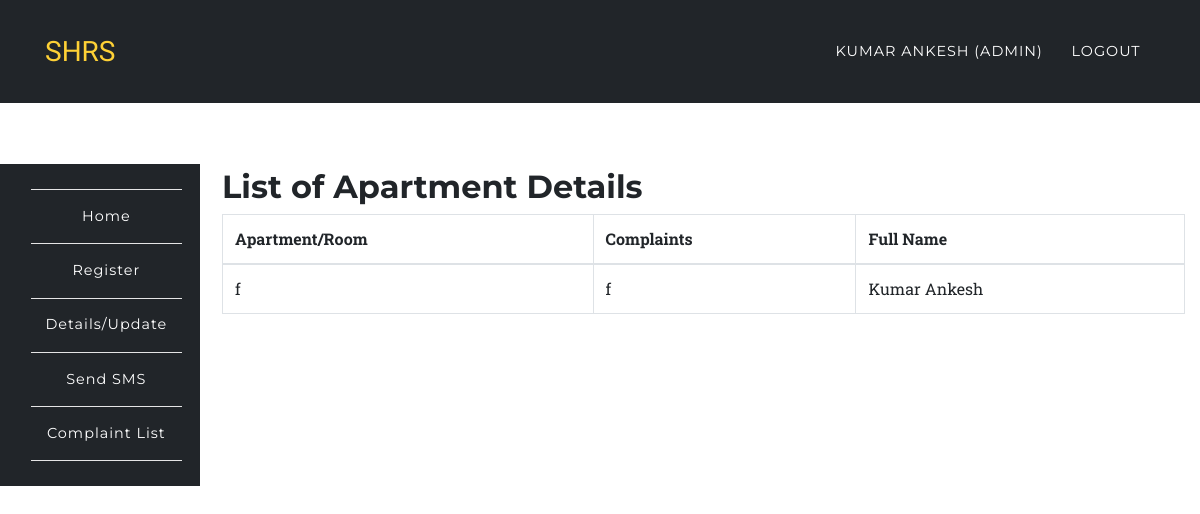
/app/cmplist.php (signed in), run on the app's committed database.
### tables this page shows
CREATE TABLE `cmps` (
  `id` int(11) NOT NULL,
  `name` varchar(100) DEFAULT NULL,
  `cmp` varchar(200) DEFAULT NULL,
  `username` varchar(200) DEFAULT NULL,
  `fullname` varchar(200) DEFAULT NULL
);

### app/cmplist.php (the view, shortened to what this page needs)
<?php
	require '../config/config.php';
		try {
			if($_SESSION['role'] == 'admin'){
				$stmt = $connect->prepare('SELECT * FROM cmps');
				$stmt->execute();
				$data = $stmt->fetchAll (PDO::FETCH_ASSOC);
			}
		}catch(PDOException $e) {
			$errMsg = $e->getMessage();
		}
?>
<?php include '../include/header.php';?>
	<nav class="navbar navbar-expand-lg navbar-dark fixed-top" style="background-color:#212529;" id="mainNav">
      <div class="container">
        <a class="navbar-brand js-scroll-trigger" href="../index.php">SHRS</a>
        <div class="collapse navbar-collapse" id="navbarResponsive">
          <ul class="navbar-nav text-uppercase ml-auto">
            <li class="nav-item">
              <a class="nav-link" href="#"><?php echo $_SESSION['fullname']; ?> <?php if($_SESSION['role'] == 'admin'){ echo "(Admin)"; } ?></a>
            </li>
            <li class="nav-item">
              <a href="../auth/logout.php" class="nav-link">Logout</a>
            </li>
          </ul>
        </div>
      </div>
    </nav>
	<section style="padding-left:0px;">
		<?php include '../include/side-nav.php';?>
	</section>
<section class="wrapper" style="margin-left: 16%;margin-top: -23%;">
	<div class="container">
		<div class="row">
			<div class="col-12">
			<h2>List of Apartment Details</h2>
				<?php
						echo '<table class="table table-bordered">';
						echo '<thead>';
						echo '<tr>';
						echo '<th>Apartment/Room</th>';
						echo '<th>Complaints</th>';
						echo '<th>Full Name</th>';
						echo '</tr>';
						echo '    </thead>';
							echo '    <tbody>';
					foreach ($data as $key => $value) {
					     echo ' <tr>';
					      echo "<td>".$value['name']."</td>";
					     echo "<td>".$value['cmp']."</td>";
					     echo "<td>".$value['fullname']."</td>";
					     echo "</tr>";
					}
					echo ' </tbody>';
					echo '	  </table>';
				?>
			</div>
		</div>
	</div>
</section>
<?php include '../include/footer.php';?>

### assets/css/rent.css (style rules this page uses)
body { overflow-x: hidden; font-family: "Roboto Slab", "Helvetica Neue", Helvetica, Arial, sans-serif; }
a { color: #ff5722; }
h1, h2, h3, h4, h5, h6 { font-weight: 700; font-family: "Montserrat", "Helvetica Neue", Helvetica, Arial, sans-serif; }
section { padding: 100px 0; }
@media (min-width: 768px) { section { padding: 140px 0; } }
#mainNav { background-color: #212529; }
#mainNav .navbar-brand { color: #fed136; font-family: "Kaushan Script", "Helvetica Neue", Helvetica, Arial, cursive; }
#mainNav .navbar-nav .nav-item .nav-link { font-size: 90%; font-weight: 400; padding: 0.75em 0; letter-spacing: 1px; color: white; font-family: "Montserrat", "Helvetica Neue", Helvetica, Arial, sans-serif; }
@media (min-width: 992px) { #mainNav { padding-top: 25px; padding-bottom: 25px; -webkit-transition: padding-top 0.3s, padding-bottom 0.3s; -moz-transition: padding-top 0.3s, padding-bottom 0.3s; transition: padding-top 0.3s, padding-bottom 0.3s; border: none; background-color: transparent; } }
@media (min-width: 992px) { #mainNav .navbar-brand { font-size: 1.75em; -webkit-transition: all 0.3s; -moz-transition: all 0.3s; transition: all 0.3s; } }
@media (min-width: 992px) { #mainNav .navbar-nav .nav-item .nav-link { padding: 1.1em 1em !important; } }

### assets/css/style.css (style rules this page uses)
.navbar { border-radius: 0px; }
section { padding-left: 15px; }

### data on the page
cmps: name "f", cmp "f", fullname "Kumar Ankesh"

### other printed values
$_SESSION['fullname'] "KUMAR ANKESH"
